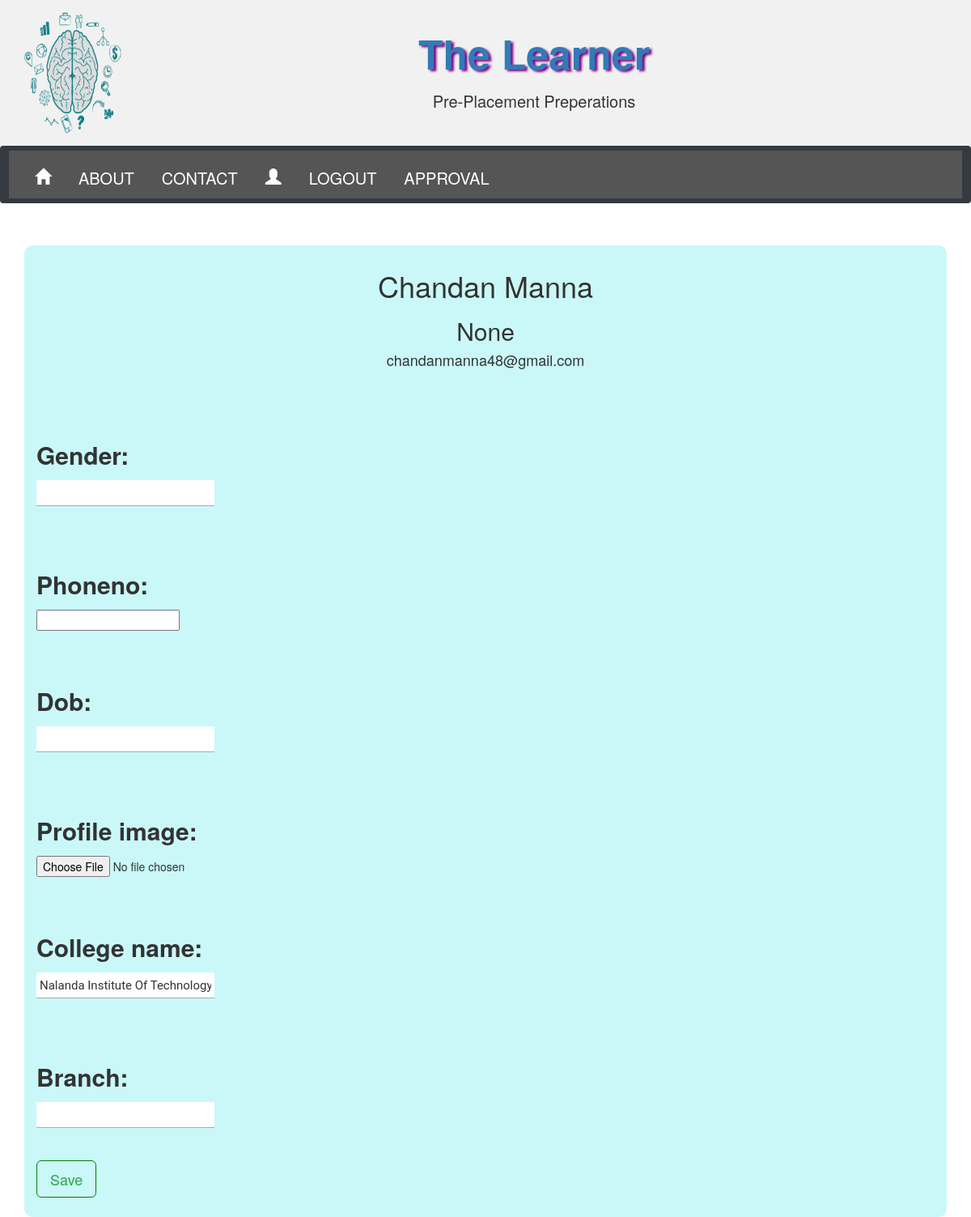
Page /accounts/edit_profile (signed in) on the committed database.
### accounts/models.py (models this page shows, shortened)
class Student(AbstractBaseUser,PermissionsMixin):
    email = models.EmailField(primary_key=True)
    first_name = models.CharField(max_length=40,null=True,blank=True)
    last_name = models.CharField(max_length=40,null=True,blank=True)
    gender = models.CharField(max_length=10,null=True,blank=True)
    phoneno = models.IntegerField(null=True,blank=True)
    dob = models.DateTimeField(blank=True,null=True)
    profile_image = models.FileField(upload_to='pics/',null=True,blank=True)
    college_name = models.CharField(max_length=50,default='Nalanda Institute Of Technology')
    branch = models.CharField(max_length=20,null=True,blank=True)
    regdno = models.IntegerField(null=True,blank=True)
    approved = models.BooleanField(default=False)
    date_of_join = models.DateTimeField(auto_now_add=True)
    date_of_approved = models.DateTimeField(null=True,blank=True)
    is_staff = models.BooleanField(default=True)
    is_active = models.BooleanField(default=True)
    USERNAME_FIELD = 'email'
    REQUIRED_FIELDS = []
    objects = UserManager()

### accounts/views.py (the view)
# urls.py: path('edit_profile',views.edit_profile,name='edit_profile'),
def edit_profile(request):
    if request.method == 'POST':
        form = UserForm(request.POST, request.FILES or None,instance = request.user)
        if form.is_valid():
            request.user.save()
            return redirect('profile')
    else:
        form = UserForm(instance = request.user)
    return render(request,'edit_profile.html',{'form':form})

### accounts/forms.py
class UserForm(forms.ModelForm):
    class Meta:
        model = Student
        fields = ('gender','phoneno','dob','profile_image','college_name','branch')

### templates/edit_profile.html (shortened to what this page needs)
{% extends 'base.html' %} {% block content %}
<div class="container">
    <div class="text-center">
        <h1>{{user.first_name}} {{user.last_name}}</h1>
        <h2>{{user.regdno}}</h2>
        <h4>{{user.email}}</h4>
    </div>
    <br>
    <br>
    <form action="" method="POST" enctype="multipart/form-data">
        <div id="my_form">
            {% for field in form %}
            <div class="fieldWrapper">
                <br>
                <p>
                    <h2>{{field.label_tag}}</h2>{{field}}</p>
                <br>
            </div>
            {% endfor %}
        </div>
        <button type="submit" class="save btn btn-outline-success btn-lg" style="border:1px solid green">Save</button>
    </form>
</div>
{% endblock %}

### accounts/static/css/base.css (style rules this page uses)
body { margin: 0; font-family: Arial, Helvetica, sans-serif; }
.container { background-color: rgb(202, 248, 248); padding: 10px; border-radius: 10px; }
h1 { margin: 0 0 20px 0; font-weight: 300; font-size: 28px; }
input[type="text"], input[type="password"] { display: block; box-sizing: border-box; margin-bottom: 20px; padding: 4px; width: 220px; height: 32px; border: none; border-bottom: 1px solid #AAA; font-family: 'Roboto', sans-serif; font-weight: 400; font-size: 15px; transition: 0.2s ease; }

### rows in the picture
Student: first_name "Chandan", last_name "Manna", regdno "None", email "chandanmanna48@gmail.com", form "Nalanda Institute Of Technology"

### other values in the picture
{{ field.label_tag }} "Gender:" "Phoneno:" "Dob:" "Profile image:" "College name:" "Branch:"
